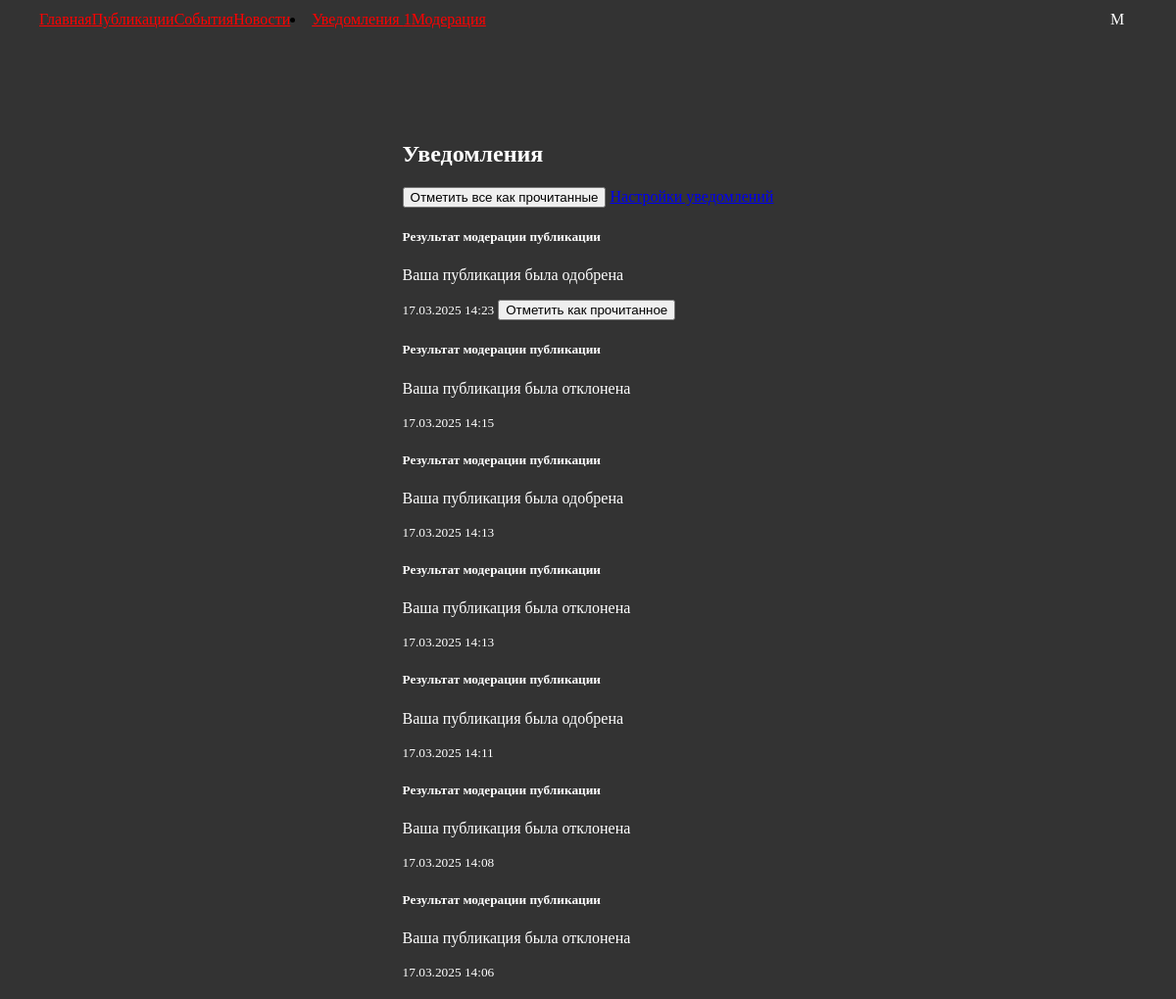
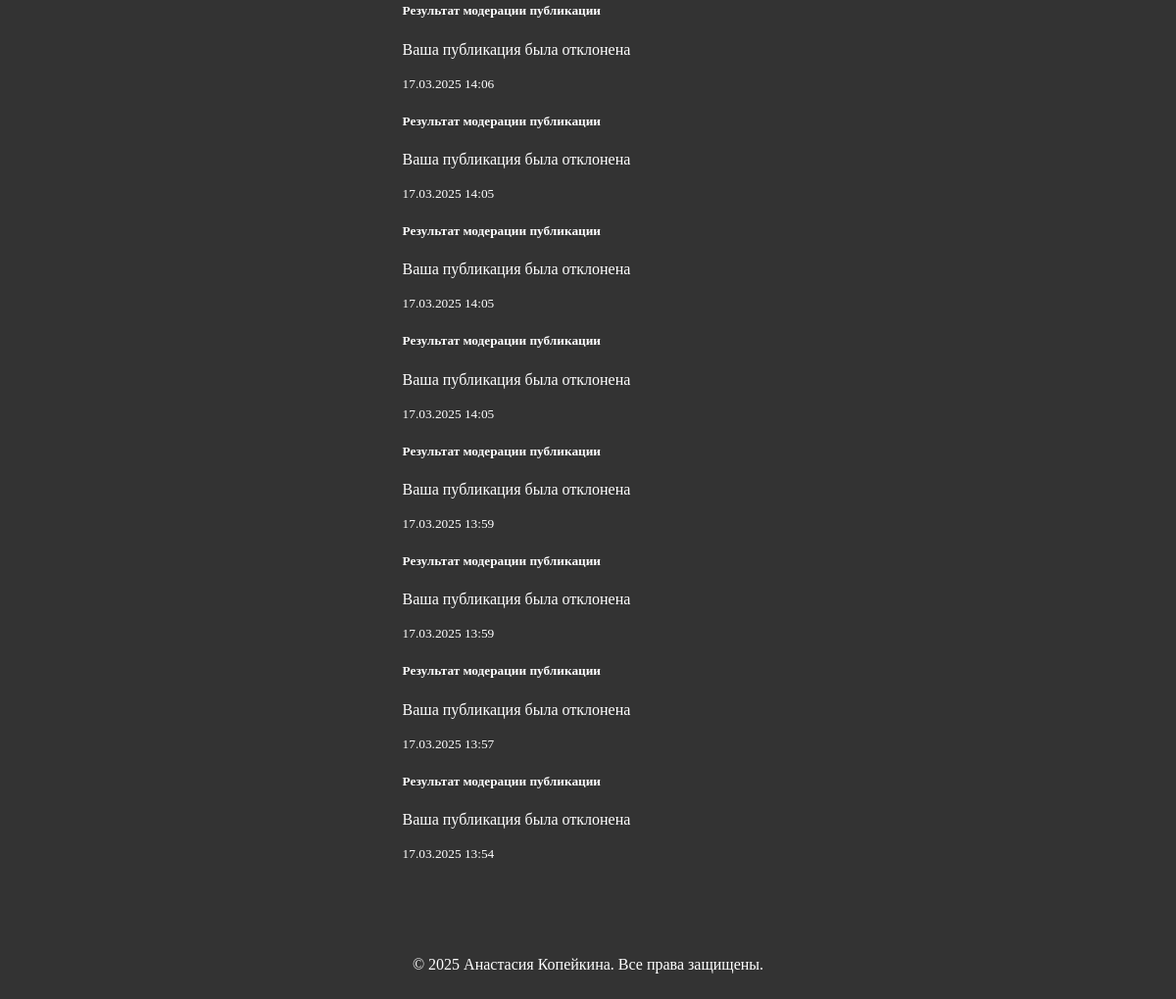
/notifications (signed in), run on the app's committed database (2 pictures, top to bottom).
### application/models.py (models this page shows, shortened)
class User(db.Model, UserMixin):
    id = db.Column(db.Integer, primary_key=True)
    username = db.Column(db.String(150), unique=True, nullable=False)
    email = db.Column(db.String(150), unique=True, nullable=False)
    password_hash = db.Column(db.String(128), nullable=False)
    role = db.Column(db.String(128), default='user')
    is_blocked = db.Column(db.Boolean, default=False)
    failed_login_attempts = db.Column(db.Integer, default=0)
    last_failed_login = db.Column(db.DateTime)
    posts = db.relationship('Post', backref='author', lazy=True)
    likes = db.relationship('Like', backref='user', lazy=True)
    comments = db.relationship('Comment', backref='user', lazy=True)
    email_notifications = db.Column(db.Boolean, default=True)  # Флаг для email уведомлений

class Notification(db.Model):
    id = db.Column(db.Integer, primary_key=True)
    user_id = db.Column(db.Integer, db.ForeignKey('user.id'), nullable=False)
    title = db.Column(db.String(150), nullable=False)
    message = db.Column(db.Text, nullable=False)
    type = db.Column(db.String(50), nullable=False)  # 'system', 'moderation', 'email'
    is_read = db.Column(db.Boolean, default=False)
    created_at = db.Column(db.DateTime, default=datetime.now)
    user = db.relationship('User', backref='notifications')

### application/views/notifications.py (the view)
@notifications_bp.route('/notifications')
@login_required
def list_notifications():
    notifications = Notification.query.filter_by(
        user_id=current_user.id
    ).order_by(Notification.created_at.desc()).all()
    return render_template('notifications/list.html', notifications=notifications)

### application/views/auth.py (called while the page is built)
@login_manager.user_loader
def load_user(user_id):
    return User.query.get(int(user_id))

### application/templates/notifications/list.html (shortened to what this page needs)
{% extends 'base.html' %}
{% block content %}
  <div class="home-container" style="max-width: 1200px; margin: 0 auto; padding: 40px 20px;">
    <div class="container mt-4">
      <h2 style="color: white;">Уведомления</h2>
      <div class="d-flex justify-content-between mb-3">
        <button class="btn btn-primary" onclick="markAllAsRead()">Отметить все как прочитанные</button>
        <a href="{{ url_for('notifications.notification_settings') }}" class="btn btn-outline-secondary">Настройки уведомлений</a>
      </div>
      <div class="notifications-list">
        {% if notifications %}
          {% for notification in notifications %}
            <div class="card mb-3 {% if not notification.is_read %}bg-light{% endif %}">
              <div class="card-body">
                <h5 style="color: white;" class="card-title">{{ notification.title }}</h5>
                <p style="color: white;" class="card-text">{{ notification.message }}</p>
                <div style="color: white;" class="d-flex justify-content-between align-items-center">
                  <small class="text-muted" style="color: white;">{{ notification.created_at.strftime('%d.%m.%Y %H:%M') }}</small>
                  {% if not notification.is_read %}
                    <button class="btn btn-sm btn-outline-primary" style="color: black;" onclick="markAsRead({{ notification.id }})">Отметить как прочитанное</button>
                  {% endif %}
                </div>
              </div>
            </div>
          {% endfor %}
        {% else %}
          <div class="alert alert-info" style="color: white;">У вас нет уведомлений</div>
        {% endif %}
      </div>
    </div>
  </div>
{% endblock %}

### application/templates/base.html (shortened to what this page needs)
<!DOCTYPE html>
<html lang="en">
<head>
    <link rel="stylesheet" href="https://cdnjs.cloudflare.com/ajax/libs/antd/4.16.13/antd.min.css">
    <link rel="stylesheet" href="{{ url_for('static', filename='css/styles.css') }}">
</head>
<body>
    <header style="position: fixed; ">
        <nav class="ant-menu ant-menu-horizontal" style="display: flex; align-items: center; justify-content: space-between; padding: 0 20px;">
            <div class="left-menu" style="display: flex; align-items: center;">
                <a class="ant-menu-item" href="{{ url_for('index') }}">Главная</a>
                <a class="ant-menu-item" href="{{ url_for('posts.list_posts') }}">Публикации</a>
                <a class="ant-menu-item" href="{{ url_for('events.list_events') }}">События</a>
                <a class="ant-menu-item" href="{{ url_for('news.list_news') }}">Новости</a>
                <li class="nav-item">
                    <a class="nav-link" href="{{ url_for('notifications.list_notifications') }}">
                        Уведомления
                        <span id="unreadNotificationsCount" class="badge badge-danger"></span>
                    </a>
                </li>
                {% if current_user.is_authenticated and current_user.role == 'moderator' %}
                <a class="ant-menu-item" href="{{ url_for('moderation.dashboard') }}">Модерация</a>
                {% elif current_user.is_authenticated and current_user.role == 'admin' %}
                <a class="ant-menu-item" href="{{ url_for('admin.list_users') }}">Админпанель</a>
                {% endif %}
            </div>
            <div class="right-menu" style="display: flex; align-items: center;">
                {% if not current_user.is_authenticated %}
                <a class="ant-menu-item" href="{{ url_for('auth.login') }}">Вход</a>
                <a class="ant-menu-item" href="{{ url_for('auth.register') }}">Регистрация</a>
                {% else %}
                <div
                    id="user-avatar"
                    class="ant-avatar ant-avatar-circle ant-avatar-icon user-avatar"
                    style="
                        background-color: {{ current_user.avatar_color }};
                        color: white;
                        cursor: pointer;
                        display: flex;
                        align-items: center;
                        justify-content: center;
                        width: 40px;
                        height: 40px;
                    "
                >
                    {{ current_user.username[0]|upper }}
                </div>
                {% endif %}
            </div>
        </nav>
    </header>
    <div class="content" style="padding: 20px; display: flex; justify-content: center; flex-direction: column; margin-top: 64px;">
        {% block content %}
        {% endblock %}
    </div>
    <footer style="text-align: center; padding: 20px;">
        <p>© 2025 Анастасия Копейкина. Все права защищены.</p>
    </footer>
</body>
</html>

### application/static/css/styles.css (style rules this page uses)
body { background-color: #333333; }
p { color: #ffffff; }
header { top: 0; left: 0; right: 0; z-index: 1000; max-width: 1200px; margin: 0 auto; padding: 0 20px; background-color: #333333; }
.ant-menu { background-color: #333333; }
.ant-menu-horizontal { border-bottom: none; }
nav a { color: #FF0000; background-color: #333333; }

### data on the page
User: username "M"
Notification: title "Результат модерации публикации", message "Ваша публикация была одобрена", created_at "17.03.2025 14:23"
Notification: title "Результат модерации публикации", message "Ваша публикация была отклонена", created_at "17.03.2025 14:15"
Notification: title "Результат модерации публикации", message "Ваша публикация была одобрена", created_at "17.03.2025 14:13"
Notification: title "Результат модерации публикации", message "Ваша публикация была отклонена", created_at "17.03.2025 14:13"
Notification: title "Результат модерации публикации", message "Ваша публикация была одобрена", created_at "17.03.2025 14:11"
Notification: title "Результат модерации публикации", message "Ваша публикация была отклонена", created_at "17.03.2025 14:08"
Notification: title "Результат модерации публикации", message "Ваша публикация была отклонена", created_at "17.03.2025 14:06"
Notification: title "Результат модерации публикации", message "Ваша публикация была отклонена", created_at "17.03.2025 14:06"
Notification: title "Результат модерации публикации", message "Ваша публикация была отклонена", created_at "17.03.2025 14:05"
Notification: title "Результат модерации публикации", message "Ваша публикация была отклонена", created_at "17.03.2025 14:05"
Notification: title "Результат модерации публикации", message "Ваша публикация была отклонена", created_at "17.03.2025 14:05"
Notification: title "Результат модерации публикации", message "Ваша публикация была отклонена", created_at "17.03.2025 13:59"
Notification: title "Результат модерации публикации", message "Ваша публикация была отклонена", created_at "17.03.2025 13:59"
Notification: title "Результат модерации публикации", message "Ваша публикация была отклонена", created_at "17.03.2025 13:57"
Notification: title "Результат модерации публикации", message "Ваша публикация была отклонена", created_at "17.03.2025 13:54"
